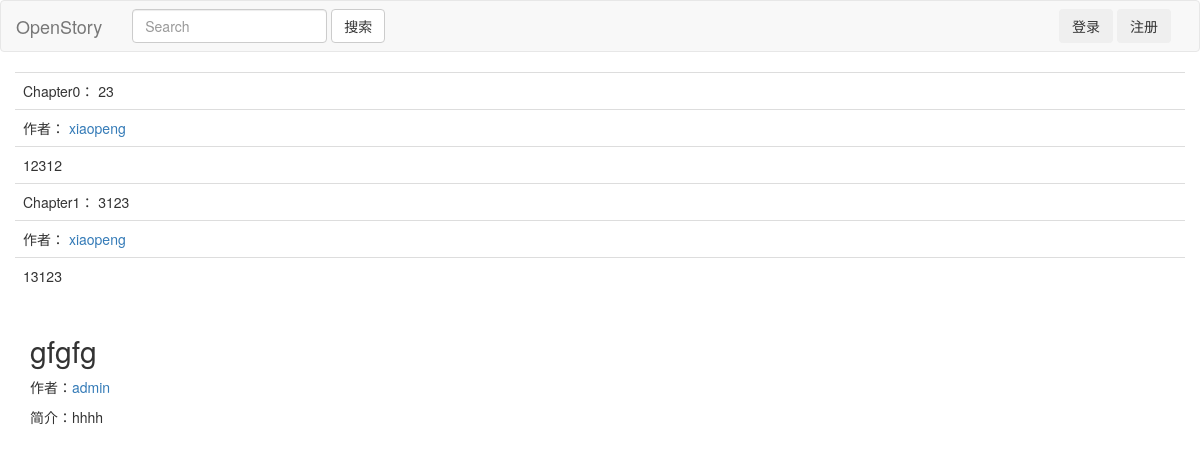
Page /story/view_story/1 on the committed database.
### story/models.py (models this page shows)
class Chapter(models.Model):
    subtitle = models.TextField(default='')
    content = models.TextField(default='')
    story = models.ForeignKey(Story, default=None)
    writter = models.ForeignKey(User, default=None)
    numb = models.TextField(default='')
    ifallow = models.TextField(default='no')

class Story(models.Model):
    title = models.TextField(default='')
    brief = models.TextField(default='')
    owner = models.ForeignKey(User,default=None)

### story/views.py (the view)
# urls.py: url(r'^view_story/(\d+)$', views.view_story, name='viewstory'),
def view_story(request, id):
    story = Story.objects.get(id=id)
    return render(request, 'story.html', {'story':story,})

### story/templates/story.html (shortened to what this page needs)
{% extends 'base.html' %} {% block header %}
<h2>{{ story.title }}</h2>
    <p>作者：<a href="{% url 'author' story.owner.username %}">{{ story.owner.username }}</a></p>
<p>简介：{{ story.brief }}</p>
{% endblock %} {% block content %}
<table class='table'>
    {% for chapter in story.chapter_set.all %}
        {% if chapter.ifallow == 'yes' %}
    <tr>
        <td>
                Chapter{{ chapter.numb }}：
                 {% if chapter.writter == request.user %} {% include 'chapter.html' %}
                     <a href='' data-toggle="modal" data-target="#changechapter{{ chapter.id }}">{{ chapter.subtitle }}</a>
                 {% else %}
                    {{ chapter.subtitle }}
                 {% endif %}
        </td>
    </tr>
    <tr>
        <td>
            作者：
            <a href="{% url 'author' chapter.writter.username %}">{{ chapter.writter.username }}</a>
        </td>
    </tr>
    <tr>
        <td>{{ chapter.content }}</td>
    </tr>
        {% endif %}
    {% endfor %}
</table>
{% endblock %}

### rows in the picture
Chapter: numb "0", subtitle "23", writter.username "xiaopeng", content "12312"
Chapter: numb "1", subtitle "3123", writter.username "xiaopeng", content "13123"
Story: title "gfgfg", owner.username "admin", brief "hhhh"
